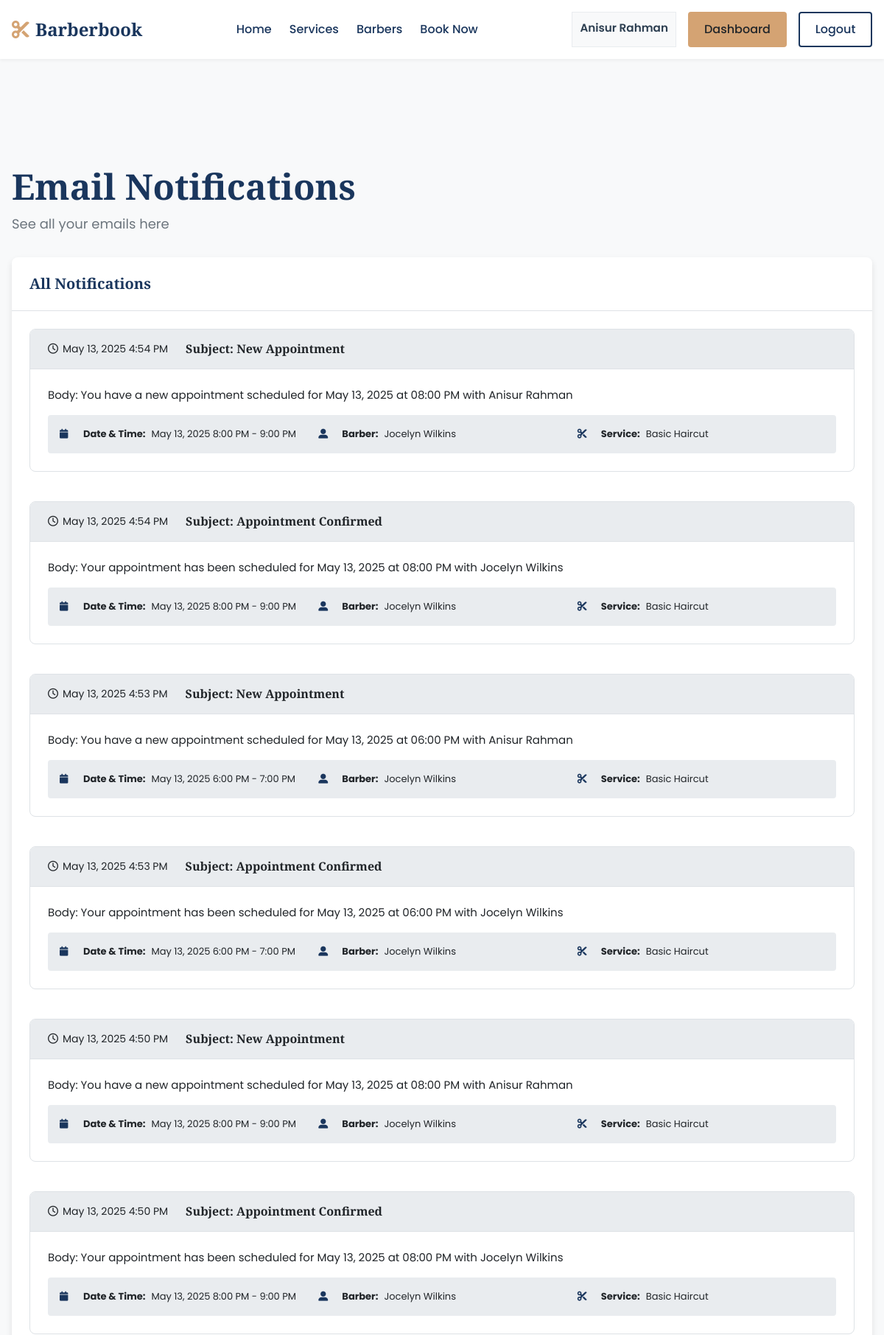
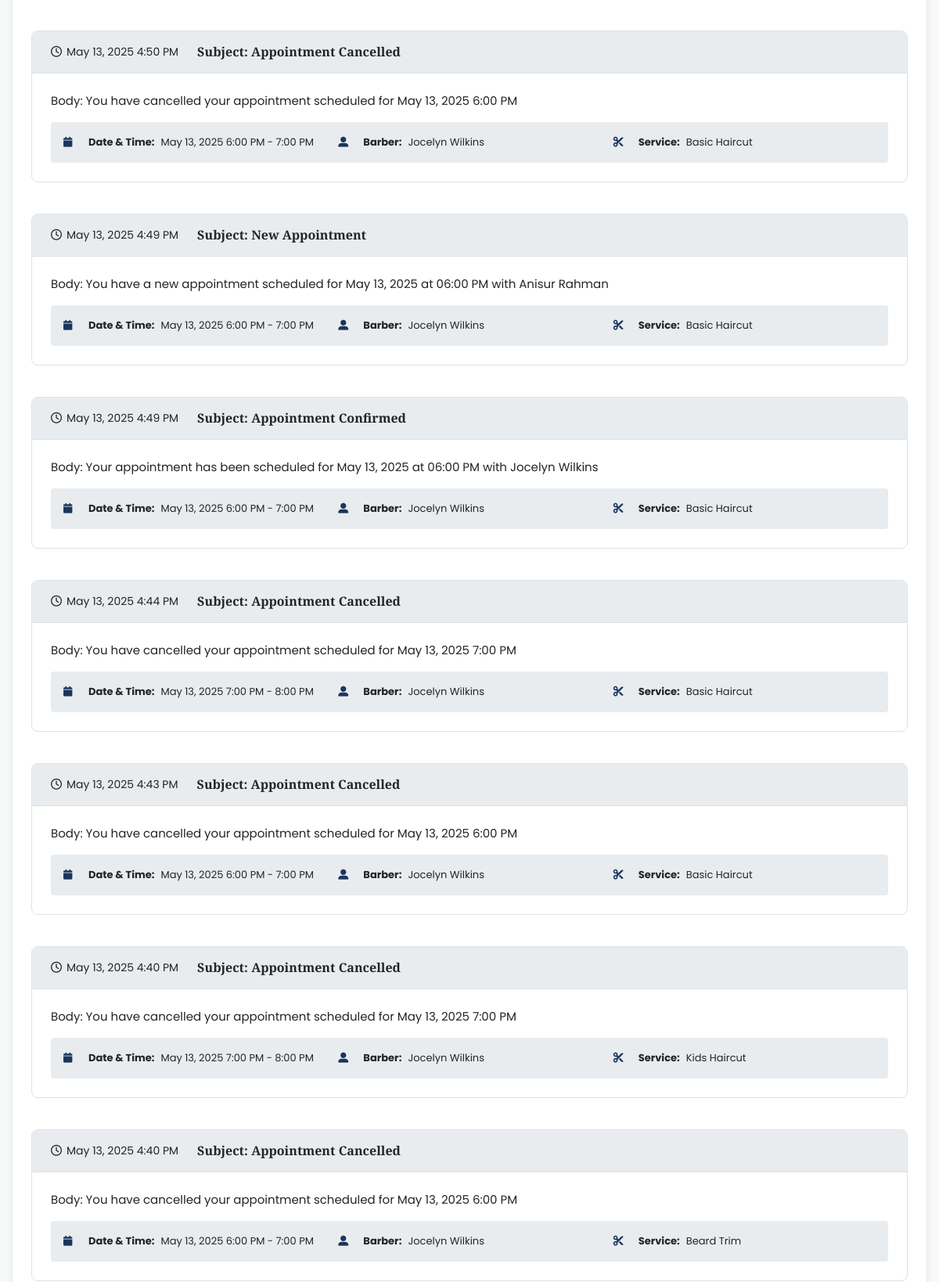
Page /customer/notifications.php (signed in, upper part) on the committed database (2 pictures, top to bottom).
### tables this page shows
CREATE TABLE `customers` (
  `UserID` int(11) NOT NULL,
  `FirstName` varchar(40) NOT NULL,
  `LastName` varchar(40) NOT NULL,
  `Email` varchar(100) NOT NULL,
  `Phone` varchar(11) NOT NULL,
  `PassHash` varchar(255) NOT NULL,
  `Address` varchar(255) NOT NULL,
  `UsedReferralCode` varchar(10) DEFAULT NULL,
  `UniqueReferral` varchar(10) DEFAULT NULL
);

CREATE TABLE `notifications` (
  `NotificationID` int(11) NOT NULL,
  `RecipientEmail` varchar(100) NOT NULL,
  `SentAt` timestamp NULL DEFAULT NULL ON UPDATE current_timestamp(),
  `Status` varchar(20) NOT NULL,
  `Subject` varchar(255) NOT NULL,
  `Body` text NOT NULL,
  `CustomerID` int(11) NOT NULL,
  `AppointmentID` int(11) NOT NULL
);

CREATE TABLE `appointments` (
  `AppointmentID` int(11) NOT NULL,
  `StartTime` datetime NOT NULL,
  `EndTime` datetime NOT NULL,
  `Status` varchar(20) NOT NULL,
  `PaymentID` int(11) NOT NULL,
  `CustomerID` int(11) NOT NULL,
  `BarberID` int(11) NOT NULL
);

CREATE TABLE `barbers` (
  `UserID` int(11) NOT NULL,
  `FirstName` varchar(40) NOT NULL,
  `LastName` varchar(40) NOT NULL,
  `Email` varchar(100) NOT NULL,
  `Phone` varchar(11) NOT NULL,
  `PassHash` varchar(255) NOT NULL,
  `Salary` int(11) NOT NULL,
  `Bio` text DEFAULT NULL,
  `HireDate` date DEFAULT NULL
);

CREATE TABLE `services` (
  `ServiceID` int(11) NOT NULL,
  `Name` varchar(60) NOT NULL,
  `Description` text DEFAULT NULL,
  `Duration` int(11) NOT NULL,
  `Price` int(11) NOT NULL
);

### includes/functions.php (called while the page is built, shortened)
<?php
function isLoggedIn() {
    return isset($_SESSION['user_id']);
}
function isBarber() {
    return isset($_SESSION['user_type']) && $_SESSION['user_type'] === 'barber';
}

### customer/notifications.php (the view, shortened to what this page needs)
<?php
require_once '../config/database.php';
require_once '../includes/functions.php';
include '../includes/header.php';
$customer_id = $_SESSION['user_id'];
$query = "SELECT n.*, a.StartTime, a.EndTime, a.Status as AppointmentStatus,
          b.FirstName as BarberFirstName, b.LastName as BarberLastName,
          s.Name as ServiceName
          FROM Notifications n
          LEFT JOIN Appointments a ON n.AppointmentID = a.AppointmentID
          LEFT JOIN Barbers b ON a.BarberID = b.UserID
          LEFT JOIN ApptContains ac ON a.AppointmentID = ac.AppointmentID
          LEFT JOIN Services s ON ac.ServiceID = s.ServiceID
          WHERE n.CustomerID = ?
          ORDER BY n.SentAt DESC";
$stmt = $conn->prepare($query);
$stmt->bind_param("i", $customer_id);
$stmt->execute();
$result = $stmt->get_result();
?>
<main>
    <section class="dashboard-section">
        <div class="container">
            <div class="dashboard-header">
                <h1>Email Notifications</h1>
                <p>See all your emails here</p>
            </div>
                <div class="dashboard-main">
                    <div class="section-card">
                        <div class="card-header">
                            <h2>All Notifications</h2>
                        </div>
                        <div class="card-content">
                            <?php if ($result->num_rows > 0): ?>
                                <div class="notifications-list">
                                    <?php while ($row = $result->fetch_assoc()): ?>
                                        <div class="notification-card">
                                            <div class="notification-header">
                                                <div class="notification-title">
                                                    <span class="notification-date">
                                                        <i class="far fa-clock"></i>
                                                        <?php echo date('M d, Y g:i A', strtotime($row['SentAt'])); ?>
                                                    </span>
                                                    <h3><?php echo 'Subject: ' . htmlspecialchars($row['Subject']); ?></h3>
                                                </div>
                                            </div>
                                            <div class="notification-details">
                                                <div class="notification-body">
                                                    <?php echo 'Body: ' . nl2br(htmlspecialchars($row['Body'])); ?>
                                                </div>
                                                <?php if ($row['AppointmentID']): ?>
                                                    <div class="appointment-details">
                                                        <ul>
                                                            <li>
                                                                <i class="fas fa-calendar"></i>
                                                                <strong>Date & Time:</strong>
                                                                <?php echo date('M d, Y g:i A', strtotime($row['StartTime'])); ?> -
                                                                <?php echo date('g:i A', strtotime($row['EndTime'])); ?>
                                                            </li>
                                                            <li>
                                                                <i class="fas fa-user-alt"></i>
                                                                <strong>Barber:</strong>
                                                                <?php echo htmlspecialchars($row['BarberFirstName'] . ' ' . $row['BarberLastName']); ?>
                                                            </li>
                                                            <?php if ($row['ServiceName']): ?>
                                                                <li>
                                                                    <i class="fas fa-cut"></i>
                                                                    <strong>Service:</strong>
                                                                    <?php echo htmlspecialchars($row['ServiceName']); ?>
                                                                </li>
                                                            <?php endif; ?>
                                                        </ul>
                                                    </div>
                                                <?php endif; ?>
                                            </div>
                                        </div>
                                    <?php endwhile; ?>
                                </div>
                            <?php endif; ?>
                        </div>
                    </div>
                </div>
            </div>
    </section>
</main>
<?php include '../includes/footer.php'; ?>

### includes/header.php (shortened to what this page needs)
<?php
$base_path = '';
if (strpos($_SERVER['PHP_SELF'], '/barber/') !== false || strpos($_SERVER['PHP_SELF'], '/customer/') !== false) {
    $base_path = '../';
}
?>
<!DOCTYPE html>
<html lang="en">
<head>
    <link rel="stylesheet" href="https://cdnjs.cloudflare.com/ajax/libs/font-awesome/6.0.0-beta3/css/all.min.css">
    <link rel="stylesheet" href="<?php echo $base_path; ?>assets/css/styles.css?v=<?php echo time(); ?>">
</head>
<body>
    <header class="header">
        <div class="container">
            <div class="header-inner">
                <div class="logo">
                    <a href="<?php echo $base_path; ?>index.php">
                        <i class="fas fa-cut"></i>
                        <span>Barberbook</span>
                    </a>
                </div>
                <nav class="navigation">
                    <ul class="nav-links">
                        <li><a href="<?php echo $base_path; ?>index.php" class="<?php echo (basename($_SERVER['PHP_SELF']) == 'index.php') ? 'active' : ''; ?>">Home</a></li>
                        <li><a href="<?php echo $base_path; ?>services.php" class="<?php echo (basename($_SERVER['PHP_SELF']) == 'services.php') ? 'active' : ''; ?>">Services</a></li>
                        <li><a href="<?php echo $base_path; ?>barbers.php" class="<?php echo (basename($_SERVER['PHP_SELF']) == 'barbers.php') ? 'active' : ''; ?>">Barbers</a></li>
                        <li><a href="<?php echo $base_path; ?>booking.php" class="<?php echo (basename($_SERVER['PHP_SELF']) == 'booking.php') ? 'active' : ''; ?>">Book Now</a></li>
                    </ul>
                </nav>
                <div class="auth-buttons">
                    <?php if (isLoggedIn()): ?>
                        <?php
                        $user_id = $_SESSION['user_id'];
                        $user_type = isBarber() ? 'Barbers' : 'Customers';
                        $name_query = "SELECT FirstName, LastName FROM $user_type WHERE UserID = ?";
                        $stmt = $conn->prepare($name_query);
                        $stmt->bind_param("i", $user_id);
                        $stmt->execute();
                        $result = $stmt->get_result();
                        $user = $result->fetch_assoc();
                        $user_name = $user ? htmlspecialchars($user['FirstName'] . ' ' . $user['LastName']) : '';
                        ?>
                        <span class="user-name"><?php echo $user_name; ?></span>
                        <?php if (isBarber()): ?>
                            <a href="<?php echo $base_path; ?>barber/dashboard.php" class="btn btn-secondary">Dashboard</a>
                        <?php else: ?>
                            <a href="<?php echo $base_path; ?>customer/dashboard.php" class="btn btn-secondary">Dashboard</a>
                        <?php endif; ?>
                        <a href="<?php echo $base_path; ?>logout.php" class="btn btn-outline">Logout</a>
                    <?php else: ?>
                        <a href="<?php echo $base_path; ?>login.php" class="btn btn-outline">Login</a>
                        <a href="<?php echo $base_path; ?>register.php" class="btn btn-primary">Register</a>
                    <?php endif; ?>
                </div>
            </div>
        </div>
    </header>
    <div class="flash-message-container">
    </div>

### assets/css/styles.css (style rules this page uses)
:root { --color-primary: #1a365d; --color-primary-light: #2a4a7f; --color-primary-dark: #0d2b4b; --color-secondary: #d4a373; --color-secondary-light: #e6b785; --color-secondary-dark: #c4905f; --color-accent: #5c9ead; --color-success: #43a047; --color-warning: #fb8c00; --color-error: #e53935; --color-bg: #f8f9fa; --color-bg-alt: #e9ecef; --color-text: #212529; --color-text-light: #6c757d; --color-border: #dee2e6; --space-1: 8px; --space-2: 16px; --space-3: 24px; --space-4: 32px; --space-5: 40px; --space-6: 48px; --font-heading: 'Playfair Display', serif; --font-body: 'Poppins', sans-serif; --radius-sm: 4px; --radius-md: 8px; --radius-lg: 16px; --shadow-sm: 0 2px 4px rgba(0,0,0,0.05); --shadow-md: 0 4px 8px rgba(0,0,0,0.1); --shadow-lg: 0 8px 16px rgba(0,0,0,0.15); }
* { margin: 0; padding: 0; box-sizing: border-box; }
html { font-size: 62.5%; scroll-behavior: smooth; }
body { font-family: var(--font-body); font-size: 1.6rem; line-height: 1.5; color: var(--color-text); background-color: var(--color-bg); }
h1, h2, h3, h4, h5, h6 { font-family: var(--font-heading); line-height: 1.2; margin-bottom: var(--space-2); color: var(--color-primary); }
h1 { font-size: 4.8rem; }
h2 { font-size: 3.6rem; margin-bottom: var(--space-4); }
h3 { font-size: 2.4rem; }
p { margin-bottom: var(--space-2); }
a { color: var(--color-primary); text-decoration: none; transition: color 0.3s, transform 0.3s; }
ul { list-style: none; }
.container { width: 100%; max-width: 1200px; margin: 0 auto; padding: 0 var(--space-2); }
section { padding: var(--space-5) 0; }
.btn { display: inline-block; padding: 10px 20px; border-radius: 4px; text-decoration: none; font-weight: 500; transition: all 0.3s ease; cursor: pointer; border: 2px solid transparent; text-align: center; min-width: 100px; }
.btn-secondary { background-color: var(--color-secondary); color: var(--color-text); border: 2px solid var(--color-secondary); }
.btn-outline { background-color: transparent; border-color: #1A365D; color: #1A365D; }
.header { position: fixed; top: 0; left: 0; width: 100%; background-color: rgba(255, 255, 255, 0.95); box-shadow: var(--shadow-sm); z-index: 1000; transition: all 0.3s ease; }
.header-inner { display: flex; justify-content: space-between; align-items: center; height: 80px; }
.logo { display: flex; align-items: center; }
.logo a { display: flex; align-items: center; font-family: var(--font-heading); font-size: 2.4rem; font-weight: 700; color: var(--color-primary); }
.logo i { margin-right: var(--space-1); color: var(--color-secondary); }
.navigation { display: flex; align-items: center; }
.nav-links { display: flex; gap: var(--space-3); }
.nav-links a { font-weight: 500; position: relative; }
.nav-links a::after { content: ''; position: absolute; bottom: -4px; left: 0; width: 0; height: 2px; background-color: var(--color-secondary); transition: width 0.3s ease; }
.auth-buttons { display: flex; gap: var(--space-2); }
.flash-message-container { padding: var(--space-2); margin-top: 80px; }

### includes/header.php (style rules this page uses)
.user-name { color: #2c3e50; font-weight: 600; margin-right: 10px auto; font-size: 0.95em; padding: 10px; background: #f8f9fa; border: 1px solid #e9ecef; }

### rows in the picture
customers: user_name "Anisur Rahman"
notifications: SentAt "May 13, 2025 4:54 PM", Subject "New Appointment", Body "You have a new appointment scheduled for May 13, 2025 at 08:00 PM with Anisur Rahman", AppointmentID.StartTime "May 13, 2025 8:00 PM", AppointmentID.EndTime "9:00 PM", barbers.FirstName+LastName "Jocelyn Wilkins", services.Name "Basic Haircut"
notifications: SentAt "May 13, 2025 4:54 PM", Subject "Appointment Confirmed", Body "Your appointment has been scheduled for May 13, 2025 at 08:00 PM with Jocelyn Wilkins", AppointmentID.StartTime "May 13, 2025 8:00 PM", AppointmentID.EndTime "9:00 PM", barbers.FirstName+LastName "Jocelyn Wilkins", services.Name "Basic Haircut"
notifications: SentAt "May 13, 2025 4:53 PM", Subject "New Appointment", Body "You have a new appointment scheduled for May 13, 2025 at 06:00 PM with Anisur Rahman", AppointmentID.StartTime "May 13, 2025 6:00 PM", AppointmentID.EndTime "7:00 PM", barbers.FirstName+LastName "Jocelyn Wilkins", services.Name "Basic Haircut"
notifications: SentAt "May 13, 2025 4:53 PM", Subject "Appointment Confirmed", Body "Your appointment has been scheduled for May 13, 2025 at 06:00 PM with Jocelyn Wilkins", AppointmentID.StartTime "May 13, 2025 6:00 PM", AppointmentID.EndTime "7:00 PM", barbers.FirstName+LastName "Jocelyn Wilkins", services.Name "Basic Haircut"
notifications: SentAt "May 13, 2025 4:50 PM", Subject "New Appointment", Body "You have a new appointment scheduled for May 13, 2025 at 08:00 PM with Anisur Rahman", AppointmentID.StartTime "May 13, 2025 8:00 PM", AppointmentID.EndTime "9:00 PM", barbers.FirstName+LastName "Jocelyn Wilkins", services.Name "Basic Haircut"
notifications: SentAt "May 13, 2025 4:50 PM", Subject "Appointment Confirmed", Body "Your appointment has been scheduled for May 13, 2025 at 08:00 PM with Jocelyn Wilkins", AppointmentID.StartTime "May 13, 2025 8:00 PM", AppointmentID.EndTime "9:00 PM", barbers.FirstName+LastName "Jocelyn Wilkins", services.Name "Basic Haircut"
notifications: SentAt "May 13, 2025 4:50 PM", Subject "Appointment Cancelled", Body "You have cancelled your appointment scheduled for May 13, 2025 6:00 PM", AppointmentID.StartTime "May 13, 2025 6:00 PM", AppointmentID.EndTime "7:00 PM", barbers.FirstName+LastName "Jocelyn Wilkins", services.Name "Basic Haircut"
notifications: SentAt "May 13, 2025 4:49 PM", Subject "New Appointment", Body "You have a new appointment scheduled for May 13, 2025 at 06:00 PM with Anisur Rahman", AppointmentID.StartTime "May 13, 2025 6:00 PM", AppointmentID.EndTime "7:00 PM", barbers.FirstName+LastName "Jocelyn Wilkins", services.Name "Basic Haircut"
notifications: SentAt "May 13, 2025 4:49 PM", Subject "Appointment Confirmed", Body "Your appointment has been scheduled for May 13, 2025 at 06:00 PM with Jocelyn Wilkins", AppointmentID.StartTime "May 13, 2025 6:00 PM", AppointmentID.EndTime "7:00 PM", barbers.FirstName+LastName "Jocelyn Wilkins", services.Name "Basic Haircut"
notifications: SentAt "May 13, 2025 4:44 PM", Subject "Appointment Cancelled", Body "You have cancelled your appointment scheduled for May 13, 2025 7:00 PM", AppointmentID.StartTime "May 13, 2025 7:00 PM", AppointmentID.EndTime "8:00 PM", barbers.FirstName+LastName "Jocelyn Wilkins", services.Name "Basic Haircut"
notifications: SentAt "May 13, 2025 4:43 PM", Subject "Appointment Cancelled", Body "You have cancelled your appointment scheduled for May 13, 2025 6:00 PM", AppointmentID.StartTime "May 13, 2025 6:00 PM", AppointmentID.EndTime "7:00 PM", barbers.FirstName+LastName "Jocelyn Wilkins", services.Name "Basic Haircut"
notifications: SentAt "May 13, 2025 4:40 PM", Subject "Appointment Cancelled", Body "You have cancelled your appointment scheduled for May 13, 2025 7:00 PM", AppointmentID.StartTime "May 13, 2025 7:00 PM", AppointmentID.EndTime "8:00 PM", barbers.FirstName+LastName "Jocelyn Wilkins", services.Name "Kids Haircut"
notifications: SentAt "May 13, 2025 4:40 PM", Subject "Appointment Cancelled", Body "You have cancelled your appointment scheduled for May 13, 2025 6:00 PM", AppointmentID.StartTime "May 13, 2025 6:00 PM", AppointmentID.EndTime "7:00 PM", barbers.FirstName+LastName "Jocelyn Wilkins", services.Name "Beard Trim"
